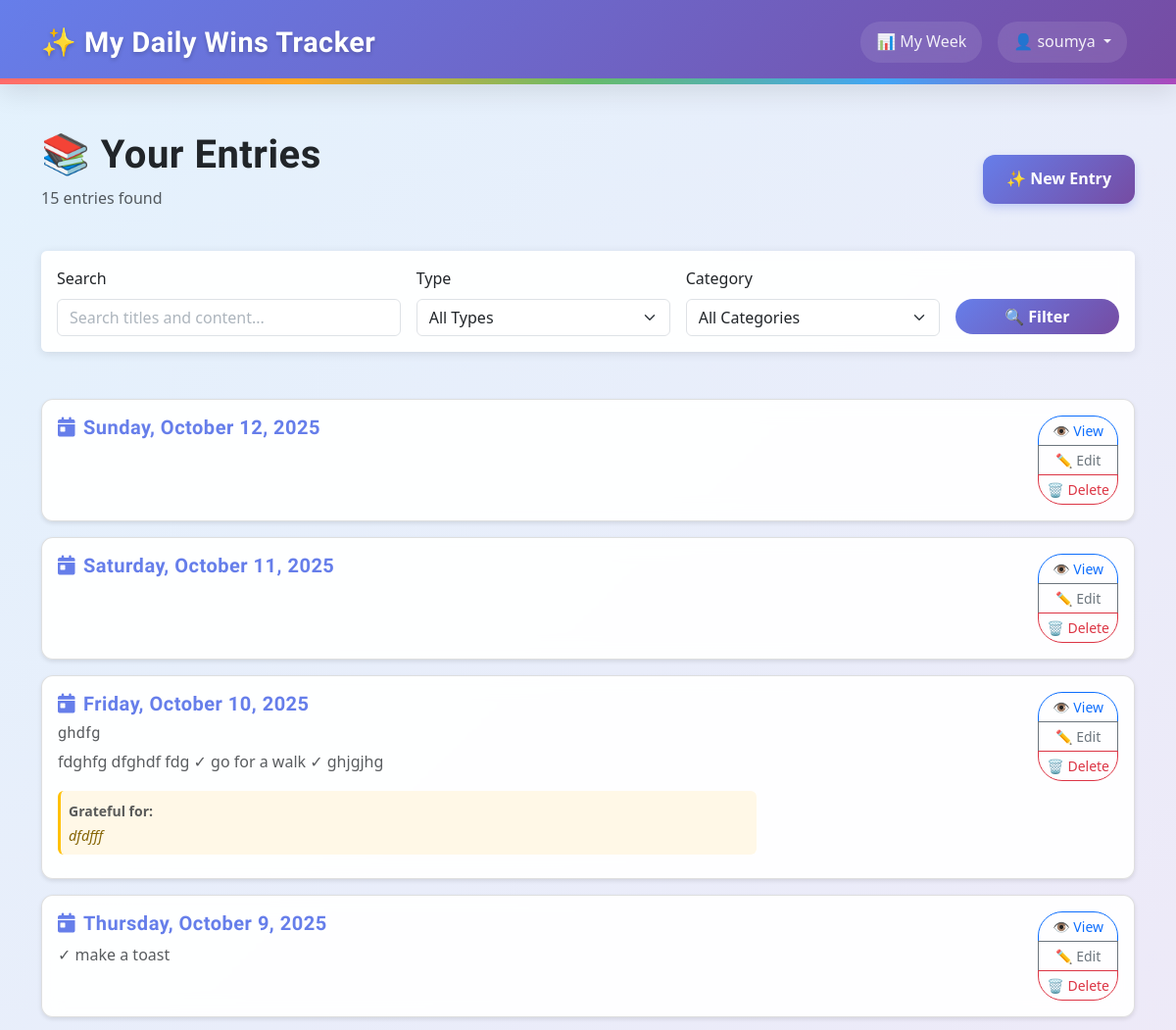
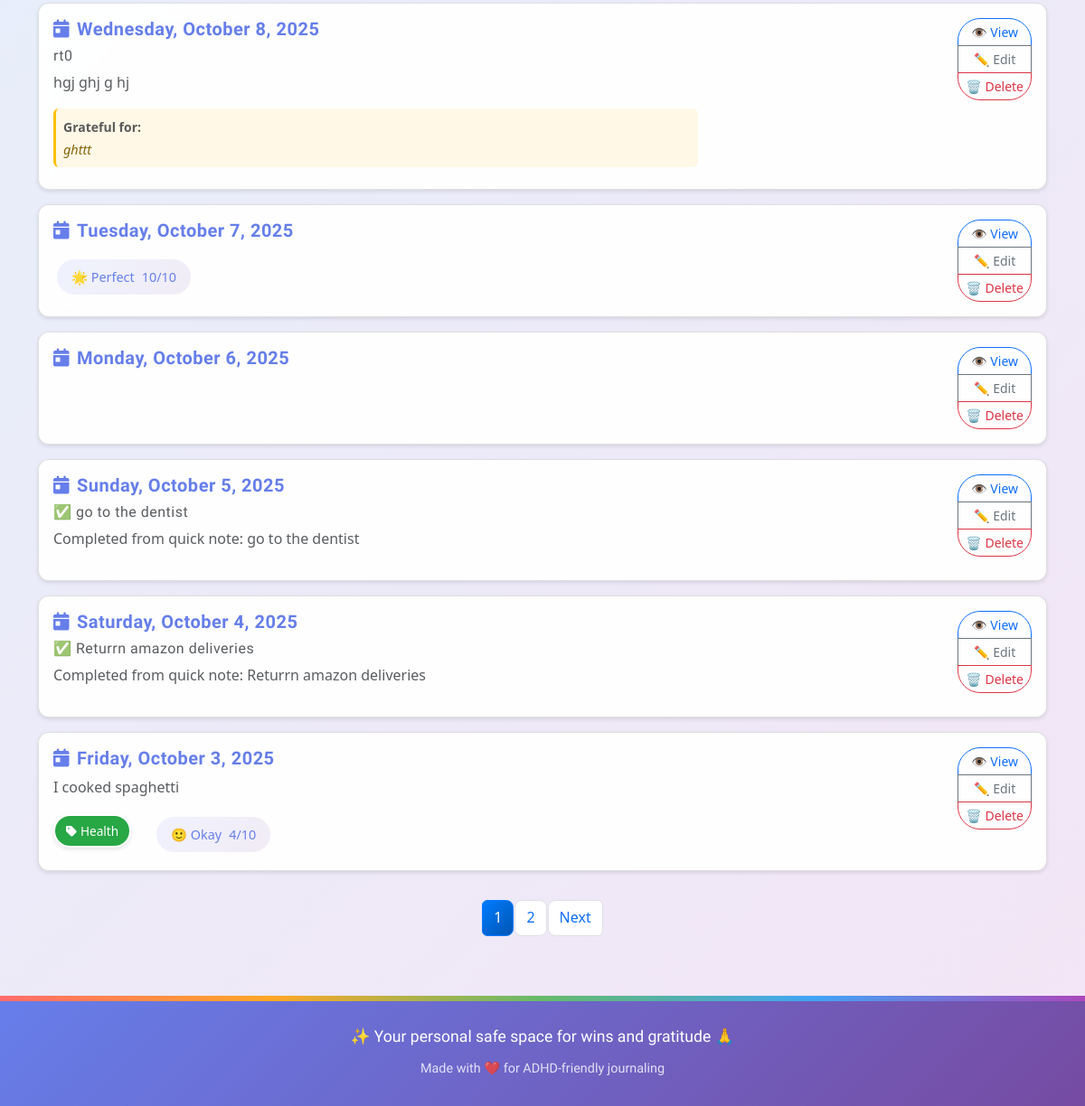
/entries/ (signed in), run on the app's committed database (2 pictures, top to bottom).
### tracker/models.py (models this page shows, shortened)
class Entry(models.Model):
    class MoodChoice(models.IntegerChoices):
        TERRIBLE = 1, '😰 Terrible'
        BAD = 2, '😞 Bad'
        MEH = 3, '😐 Meh'
        OKAY = 4, '🙂 Okay'
        GOOD = 5, '😊 Good'
        GREAT = 6, '😄 Great'
        AMAZING = 7, '🤩 Amazing'
        FANTASTIC = 8, '🥳 Fantastic'
        INCREDIBLE = 9, '✨ Incredible'
        PERFECT = 10, '🌟 Perfect'
    user = models.ForeignKey(User, on_delete=models.CASCADE, related_name='entries')
    entry_date = models.DateField(help_text="The date this entry is for", null=True, blank=True)
    title = models.CharField(max_length=200, blank=True, help_text="Short title for your daily win")
    content = models.TextField(blank=True, help_text="Details about your daily wins")
    mood_rating = models.IntegerField(
        choices=MoodChoice.choices,
        null=True,
        blank=True,
        help_text="How was your mood today?"
    )
    gratitude_text = models.TextField(
        blank=True,
        help_text="Today I was grateful for..."
    )
    date_created = models.DateTimeField(auto_now_add=True)
    date_modified = models.DateTimeField(auto_now=True)
    is_private = models.BooleanField(default=True)
    categories = models.ManyToManyField(
        Category,
        blank=True,
        related_name='entries',
        help_text="Optional categories for this entry"
    )
    class Meta:
        verbose_name_plural = "Entries"
        ordering = ['-entry_date', '-date_created']
        constraints = [
            UniqueConstraint(
                fields=['user', 'entry_date'],
                name='unique_entry_per_user_per_day',
                violation_error_message='You can only have one entry per day.'
            ),
            models.CheckConstraint(
                name='mood_rating_valid_choice',
                check=models.Q(mood_rating__isnull=True) | models.Q(mood_rating__in=[1,2,3,4,5,6,7,8,9,10]),
                violation_error_message='Mood rating must be between 1 and 10.',
            )
        ]
        indexes = [
            models.Index(fields=['user', '-entry_date']),  # Dashboard queries
            models.Index(fields=['user', 'entry_date']),   # Day lookups
            models.Index(fields=['mood_rating']),          # Filtering
        ]
    @property
    def mood_emoji(self):
        if self.mood_rating:
            return dict(self.MoodChoice.choices)[self.mood_rating]
        return "😶 No mood set"

class Category(models.Model):
    user = models.ForeignKey(User, on_delete=models.CASCADE, related_name='categories')
    name = models.CharField(max_length=100)
    color = models.CharField(
        max_length=7,
        default='#007bff',  # Bootstrap blue
        validators=[
            RegexValidator(
                regex='^#[0-9A-Fa-f]{6}$',
                message='Color must be a valid hex code (e.g., #007bff)'
            )
        ]
    )
    description = models.TextField(blank=True)  # Optional notes
    date_created = models.DateTimeField(auto_now_add=True)
    class Meta:
        verbose_name_plural = "Categories"
        ordering = ['name']
        constraints = [
            UniqueConstraint(
                Lower('name'), 'user',
                name='unique_category_name_per_user',
                violation_error_message='You already have a category with this name (case-insensitive).'
            )
        ]
        indexes = [
            models.Index(fields=['user', 'name']),
            Index(Lower('name'), name='idx_category_lower_name'),  # Functional index for case-insensitive lookups
        ]

### tracker/views.py (the view)
# urls.py: path("entries/", views.entry_list, name="entry_list"),
@login_required
def entry_list(request):
    entries = Entry.objects.filter(user=request.user)
    entry_type_filter = request.GET.get('type')
    if entry_type_filter == 'win':
        entries = entries.exclude(content__exact='')
    elif entry_type_filter == 'gratitude':
        entries = entries.exclude(gratitude_text__exact='')
    category_filter = request.GET.get('category')
    if category_filter:
        try:
            category_id = int(category_filter)
            entries = entries.filter(categories__id=category_id)
        except (ValueError, TypeError):
            pass
    search_query = request.GET.get('search')
    if search_query:
        entries = entries.filter(
            Q(title__icontains=search_query) |
            Q(content__icontains=search_query) |
            Q(gratitude_text__icontains=search_query)
        )
    entries = entries.distinct().order_by('-entry_date')
    paginator = Paginator(entries, 10)  # 10 entries per page
    page_number = request.GET.get('page')
    page_obj = paginator.get_page(page_number)
    user_categories = Category.objects.filter(user=request.user)
    context = {
        'page_obj': page_obj,
        'entries': page_obj,  # For template compatibility
        'user_categories': user_categories,
        'current_filter': entry_type_filter,
        'current_category': category_filter,
        'search_query': search_query or '',
        'total_count': entries.count(),
    }
    return render(request, 'tracker/entry_list.html', context)

### templates/tracker/entry_list.html (shortened to what this page needs)
{% extends "base.html" %}
{% load static %}
{% block extra_css %}
<link rel="stylesheet" href="{% static 'css/forms.css' %}">
{% endblock %}
{% block content %}
<div class="row">
    <div class="col-md-12">
        <div class="d-flex justify-content-between align-items-center mb-4">
            <div>
                <h1>📚 Your Entries</h1>
                <p class="text-muted">
                    {% if total_count %}
                        {{ total_count }} entr{{ total_count|pluralize:"y,ies" }} found
                    {% else %}
                        No entries yet
                    {% endif %}
                </p>
            </div>
            <div>
                <a href="{% url 'entry_create' %}" class="new-entry-btn">
                    ✨ New Entry
                </a>
            </div>
        </div>
    </div>
</div>
<div class="row mb-4">
    <div class="col-md-12">
        <div class="card">
            <div class="card-body">
                <form method="get" class="row g-3">
                    <div class="col-md-4">
                        <label for="search" class="form-label">Search</label>
                        <input type="text" class="form-control" id="search" name="search"
                               value="{{ search_query }}" placeholder="Search titles and content...">
                    </div>
                    <div class="col-md-3">
                        <label for="type" class="form-label">Type</label>
                        <select class="form-select" id="type" name="type">
                            <option value="">All Types</option>
                        </select>
                    </div>
                    <div class="col-md-3">
                        <label for="category" class="form-label">Category</label>
                        <select class="form-select" id="category" name="category">
                            <option value="">All Categories</option>
                        </select>
                    </div>
                    <div class="col-md-2">
                        <label class="form-label">&nbsp;</label>
                        <div class="d-grid">
                            <button type="submit" class="btn" style="
                                background: linear-gradient(135deg, #667eea 0%, #764ba2 100%);
                                border: none;
                                color: white;
                                font-weight: 600;
                            ">
                                🔍 Filter
                            </button>
                        </div>
                    </div>
                </form>
            </div>
        </div>
    </div>
</div>
<div class="row">
    <div class="col-md-12">
        {% if entries %}
            {% for entry in entries %}
                <div class="card entry-card mb-3">
                    <div class="card-body">
                        <div class="row">
                            <div class="col-md-8">
                                <div class="d-flex align-items-start">
                                    <div class="flex-grow-1">
                                        <h5 class="card-title mb-2">
                                            <a href="{% url 'entry_detail' entry.pk %}" class="text-decoration-none" style="color: #667eea;">
                                                <i class="fas fa-calendar-day me-2"></i>{{ entry.entry_date|date:"l, F j, Y" }}
                                            </a>
                                        </h5>
                                        {% if entry.title %}
                                            <h6 class="text-muted mb-2" style="font-weight: 500;">
                                                {{ entry.title }}
                                            </h6>
                                        {% endif %}
                                        <p class="card-text text-muted">
                                            {% if entry.content %}
                                                {{ entry.content|truncatewords:30 }}
                                            {% endif %}
                                        </p>
                                        {% if entry.gratitude_text %}
                                            <div class="p-2 mb-2" style="background: #fff8e7; border-radius: 6px; border-left: 3px solid #ffc107;">
                                                <small class="text-muted"><strong>Grateful for:</strong></small>
                                                <p class="card-text mb-0" style="font-style: italic; color: #856404; font-size: 0.9rem;">
                                                    {{ entry.gratitude_text|truncatewords:20 }}
                                                </p>
                                            </div>
                                        {% endif %}
                                        <div class="d-flex align-items-center gap-3 flex-wrap mt-2">
                                            {% if entry.categories.all %}
                                                <div class="d-flex flex-wrap gap-1">
                                                    {% for category in entry.categories.all %}
                                                        <span class="category-badge" style="background-color: {{ category.color }};">
                                                            <i class="fas fa-tag me-1"></i>{{ category.name }}
                                                        </span>
                                                    {% endfor %}
                                                </div>
                                            {% endif %}
                                            {% if entry.mood_rating %}
                                                <div class="mood-indicator">
                                                    <span>{{ entry.mood_emoji }}</span>
                                                    <span>{{ entry.mood_rating }}/10</span>
                                                </div>
                                            {% endif %}
                                        </div>
                                    </div>
                                </div>
                            </div>
                            <div class="col-md-4 text-end">
                                <div class="btn-group-vertical btn-group-sm" role="group">
                                    <a href="{% url 'entry_detail' entry.pk %}" class="btn btn-outline-primary">
                                        👁️ View
                                    </a>
                                    <a href="{% url 'entry_edit' entry.pk %}" class="btn btn-outline-secondary">
                                        ✏️ Edit
                                    </a>
                                    <button type="button" class="btn btn-outline-danger" onclick="deleteEntry({{ entry.pk }})">
                                        🗑️ Delete
                                    </button>
                                </div>
                            </div>
                        </div>
                    </div>
                </div>
            {% endfor %}
            {% if page_obj.has_other_pages %}
                <nav aria-label="Entry pagination">
                    <ul class="pagination justify-content-center">
                        {% for num in page_obj.paginator.page_range %}
                            {% if page_obj.number == num %}
                                <li class="page-item active">
                                    <span class="page-link">{{ num }}</span>
                                </li>
                            {% elif num > page_obj.number|add:'-3' and num < page_obj.number|add:'3' %}
                                <li class="page-item">
                                    <a class="page-link" href="?page={{ num }}">{{ num }}</a>
                                </li>
                            {% endif %}
                        {% endfor %}
                        {% if page_obj.has_next %}
                            <li class="page-item">
                                <a class="page-link" href="?page={{ page_obj.next_page_number }}">
                                    Next
                                </a>
                            </li>
                        {% endif %}
                    </ul>
                </nav>
            {% endif %}
        {% endif %}
    </div>
</div>
{% endblock %}

### templates/base.html (shortened to what this page needs)
{% load static %}
{% load widget_tweaks %}
<!doctype html>
<html lang="en">
<head>
    <link href="https://cdn.jsdelivr.net/npm/bootstrap@5.3.0/dist/css/bootstrap.min.css" rel="stylesheet">
    <link rel="stylesheet" href="https://cdnjs.cloudflare.com/ajax/libs/font-awesome/6.0.0/css/all.min.css">
    <link rel="stylesheet" href="{% static 'css/base.css' %}">
    {% block extra_css %}{% endblock %}
</head>
<body class="{% if request.resolver_match.url_name == 'home' %}homepage{% else %}app-page{% endif %}">
    <nav class="navbar navbar-expand-lg navbar-dark custom-navbar">
        <div class="container">
            <a class="navbar-brand d-flex align-items-center" href="{% url 'home' %}">
                ✨ My Daily Wins Tracker
            </a>
            <div class="collapse navbar-collapse" id="navbarNav">
                <ul class="navbar-nav ms-auto">
                    {% if user.is_authenticated %}
                        <li class="nav-item">
                            <a class="nav-link" href="{% url 'weekly_dashboard' %}">
                                📊 My Week
                            </a>
                        </li>
                        <li class="nav-item dropdown">
                            <a class="nav-link dropdown-toggle" href="#" id="navbarDropdown" role="button" data-bs-toggle="dropdown">
                                👤 {{ user.username }}
                            </a>
                        </li>
                    {% endif %}
                </ul>
            </div>
        </div>
    </nav>
    <div class="container mt-5 flex-grow-1">
        {% block content %}{% endblock %}
    </div>
    <footer>
        <div class="rainbow-border"></div>
        <div class="container">
            <p class="main">✨ Your personal safe space for wins and gratitude 🙏</p>
            <p class="sub">Made with ❤️ for ADHD-friendly journaling</p>
        </div>
    </footer>
</body>
</html>

### data on the page
Entry: entry_date "Sunday, October 12, 2025"
Entry: entry_date "Saturday, October 11, 2025"
Entry: entry_date "Friday, October 10, 2025", title "ghdfg", content "fdghfg dfghdf fdg ✓ go for a walk ✓ ghjgjhg", gratitude_text "dfdfff"
Entry: entry_date "Thursday, October 9, 2025", content "✓ make a toast"
Entry: entry_date "Wednesday, October 8, 2025", title "rt0", content "hgj ghj g hj", gratitude_text "ghttt"
Entry: entry_date "Tuesday, October 7, 2025", mood_emoji "🌟 Perfect", mood_rating "10"
Entry: entry_date "Monday, October 6, 2025"
Entry: entry_date "Sunday, October 5, 2025", title "✅ go to the dentist", content "Completed from quick note: go to the dentist"
Entry: entry_date "Saturday, October 4, 2025", title "✅ Returrn amazon deliveries", content "Completed from quick note: Returrn amazon deliveries"
Entry: entry_date "Friday, October 3, 2025", content "I cooked spaghetti", mood_emoji "🙂 Okay", mood_rating "4"
Category: name "Health"

### other printed values
{{ user.username }} "soumya"
{{ total_count }} "15"
{{ num }} "1"
{{ num }} "2"
